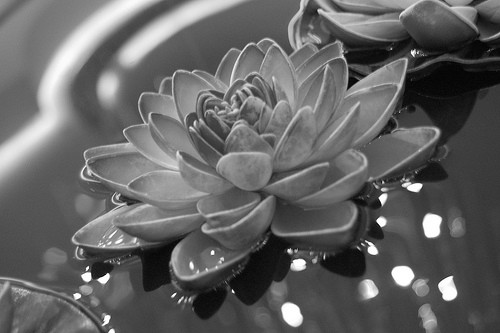
#> input picture Q1/flower.jpg, 500 x 333 px
$ python Q1.py   (Python 2 division)
#> lines starting #> are read from the running program, lines starting #| are printed output that depends on the picture
import numpy as np
import cv2
import math
from matplotlib import pyplot as plt

def lloydMaxQuantizer(inp_image, level, is_uniform = False):
	# flatten the image
	flat_image = inp_image.flatten()
	t = np.zeros(level+1, dtype=float)
	t[0] = 0
	t[level] = 255
	q = 256/level
	# probibility count or pdf
	pdf = np.zeros(256, dtype=int)
	r = np.zeros(level, dtype=float)

	# Calcuate values for the histogram
	for i in flat_image:
		pdf[i]=pdf[i]+1
	# Mean Square Error
	mserr = 0.0
	lastmserr = -0.1
	# Initialize with uniform quantizer
	for k in range(1,level+1):
		# Apply thresholds
		t[k] = t[k-1]+q
		r[k-1] = (t[k]+t[k-1])/2
	# Iterate
	iter = 0
	if (not is_uniform):
		while (mserr>lastmserr and iter<11):
			lastmserr = mserr
			serr = 0.0
			num = np.zeros(level, dtype=int)
			den = np.zeros(level, dtype=int)
			# Thresholding
			for k in range(1,level):
				t[k] = (r[k-1] + r[k])/2

			for k in range(0,level):
				for i in range(int(math.ceil(t[k])), int(math.ceil(t[k+1]))):
					# print iter, i, int(math.ceil(t[k])), int(math.ceil(t[k+1]))
					num[k] = num[k] + i*pdf[i]
					den[k] = den[k] + pdf[i]

				r[k] = num[k]/den[k]
				r[k]=round(r[k])
				for i in range(int(math.ceil(t[k])), int(math.floor(t[k+1]))):
					serr = serr + (i-r[k])*(i-r[k])*pdf[i]

			mserr = math.sqrt(serr)
			iter = iter + 1

	# Apply quantization
	for i, j in enumerate(flat_image):
		for k in range(1,level+1):
			if j >= t[k-1] and j <= t[k]:
				flat_image[i] = r[k-1]
	mserr = math.sqrt(sum((flat_image-inp_image.ravel())*(flat_image-inp_image.ravel())))
	temp = np.reshape(flat_image, inp_image.shape)
	cv2.imshow('Quantized image (' +('Uniform' if is_uniform else 'Lloyd-Max')+ ')', temp)
	print "Press any key to continue..."
	# cv2.imwrite(('Uniform' if is_uniform else 'Lloyd-Max') + '.png', temp)
	cv2.waitKey(0)
	histogram = cv2.calcHist([flat_image], [0], None, [256], [0, 256])
	plt.plot(histogram)
	plt.xlim([0, 255])

if __name__ == "__main__":
	im = cv2.imread('flower.jpg', 0)
#> im is the input picture: shape (333, 500); min 0, max 255, mean 99.4
	cv2.imshow('flower', im)
	print "Press any key to continue..."
	cv2.waitKey(0)
	plt.figure()
	plt.title("Image Histogram")
	plt.xlabel("Pixel Bins")
	plt.ylabel("Number of Pixels")
	lloydMaxQuantizer(im, 8)
#> the loop in lloydMaxQuantizer, `for i in flat_image:` made 166500 passes
#> i on passes 1 to 3: 143, 142, 142
#> after the loop in lloydMaxQuantizer, `for i in flat_image:`: pdf = 256 values, max 2149 at index 61, min 0 at index 1, mean 650.4
#> after the loop in lloydMaxQuantizer, `while (mserr>lastmserr and iter<11):`: iter = 2; r = [19, 57, 80, 108, 137, 170, 206, 240]; t = [0, 36, 66.5, 94.5, 125, 156.5, 190, 223.5, 256]
#> the loop in lloydMaxQuantizer, `for i, j in enumerate(flat_image):` made 166500 passes
#> in lloydMaxQuantizer, `mserr = math.sqrt(sum((flat_image-inp_image.ravel())*(flat_image-inp_i..`: mserr = 3226.8
#> in lloydMaxQuantizer, `histogram = cv2.calcHist([flat_image], [0], None, [256], [0, 256])`: histogram = 256 values, max 48537 at index 80, min 0 at index 0, mean 650.4
	lloydMaxQuantizer(im, 8, True)
#> the loop in lloydMaxQuantizer (call 2), `for i in flat_image:` made 166500 passes
#> the loop in lloydMaxQuantizer (call 2), `for i, j in enumerate(flat_image):` made 166500 passes
	plt.show()
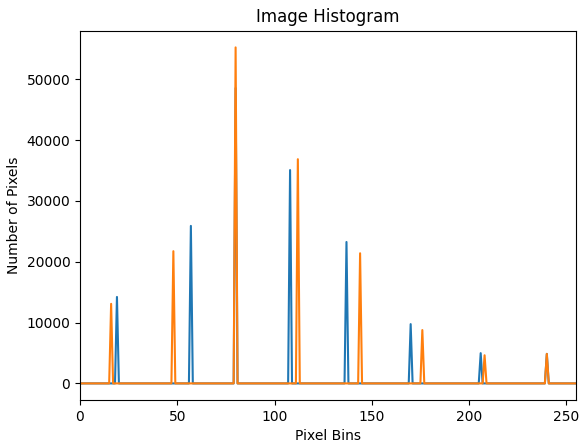
#> figure drawn by matplotlib, 1 panel; curve peaks at x = 80, y = 48537; curve peaks at x = 80, y = 55222
